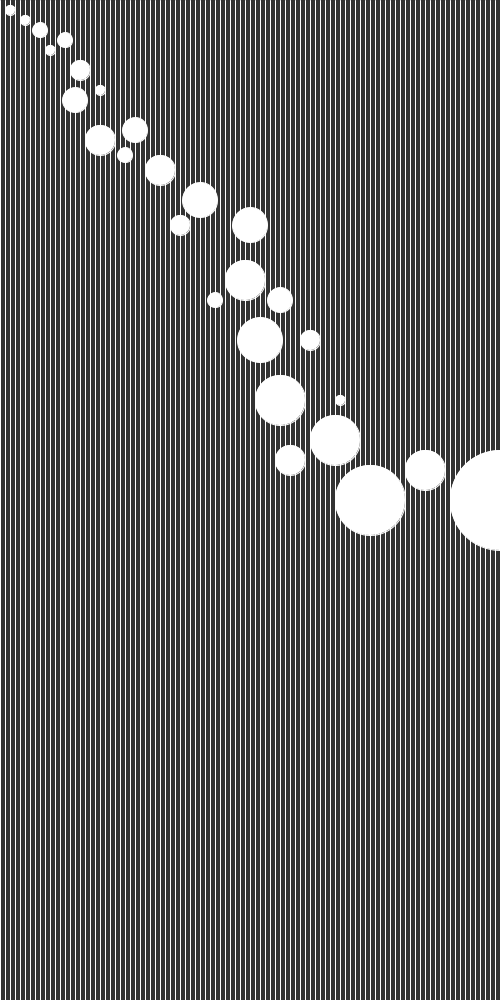
Frame 1 (no input)
Frame 60 (the mouse pressed at the canvas centre just before this capture): identical to frame 1, image omitted
Frame 120 (the mouse held since frame 60 and released just before this capture): identical to frame 1, image omitted

The Processing sketch that drew this single still picture (run headless with seeded random() and noise(); from frame 60 on, the mouse is pressed at the canvas centre):

// Processing sketch: processing_24509
// ── processing_24509.pde

void setup() {
  size(500,1000);
}

void draw () {
  stroke(255);
  background(51);
  int x = 0;

  while(x < 200)
  {
    
    line (5*x,0,5*x,height);
    x = x + 1;
    
  }
  //noStroke();
  ellipse(10,10,10,10);
  ellipse(25,20,10,10);
  ellipse(40,30,15,15);
  ellipse(50,50,10,10);
  ellipse(65,40,15,15);
  ellipse(80,70,20,20);
  ellipse(75,100,25,25);
  ellipse(100,90,10,10);
  ellipse(100,140,30,30);
  ellipse(135,130,25,25);
  ellipse(125,155,15,15);
  ellipse(160,170,30,30);
  ellipse(200,200,35,35);
  ellipse(180,225,20,20);
  ellipse(250,225,35,35);
  ellipse(245,280,40,40);
  ellipse(215,300,15,15);
  ellipse(280,300,25,25);
  ellipse(260,340,45,45);
  ellipse(280,400,50,50);
  ellipse(310,340,20,20);
  ellipse(340,400,10,10);
  ellipse(335,440,50,50);
  ellipse(290,460,30,30);
  ellipse(370,500,70,70);
  ellipse(500,500,100,100);
  ellipse(425,470,40,40);
}
